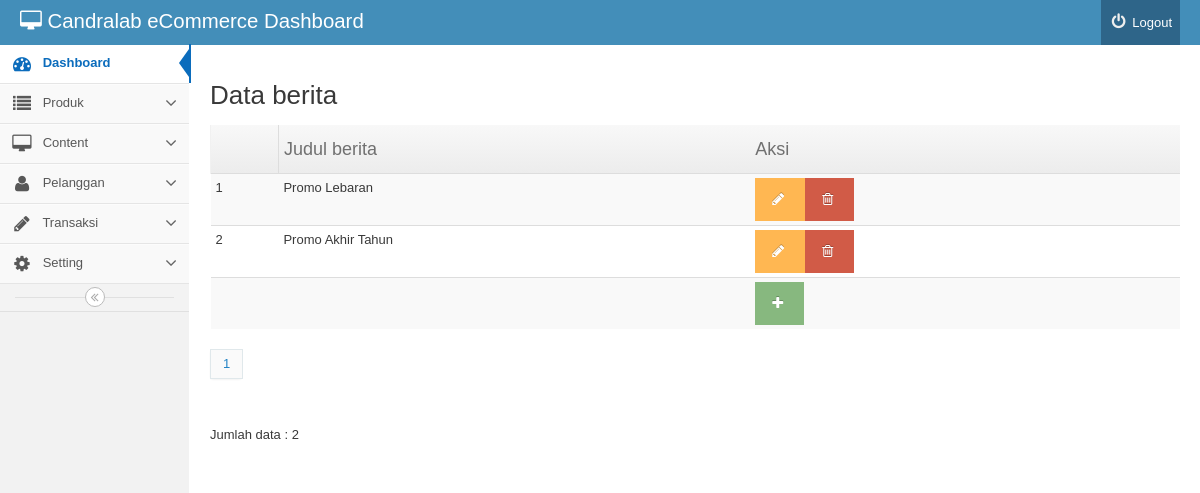
Page /backend/index.php?mod=berita&pg=berita_view (signed in) on the committed database.
### tables this page shows
CREATE TABLE IF NOT EXISTS `berita` (
  `idberita` bigint(20) NOT NULL AUTO_INCREMENT,
  `tanggal` datetime NOT NULL,
  `judul` varchar(100) DEFAULT NULL,
  `isi` text NOT NULL,
  `aktif` tinyint(1) NOT NULL,
  `gambar` varchar(30) NOT NULL,
  PRIMARY KEY (`idberita`)
);

### backend/berita/berita_view.php (the view, shortened to what this page needs)
<div class='bs-docs-example'>
	<h2 id="headings"> Data berita</h2>
	<table  class="table table-striped table-condensed">
		<thead>
		<th><td><h4>Judul berita </h4></td><td><h4>Aksi</h4></td></th>
		</thead>
		<tbody>
		<?php
$batas='10';
$halaman=$_GET['halaman'];
$posisi=null;
if(empty($halaman)){
$posisi=0;
}else{
$posisi=($halaman-1)* $batas;
}
$query="SELECT * from berita order by tanggal desc limit $posisi,$batas ";
$result=mysql_query($query) or die(mysql_error());
$no=1;
while($rows=mysql_fetch_object($result)){
		?>
		<tr>
			<td><?php echo $posisi+$no
			?></td>
			<td><?php		echo $rows -> judul;?></td>
			<td><a href="index.php?mod=berita&pg=berita_form&id=<?=	$rows -> idberita;?>"
				class='btn btn-warning'><i class="icon-pencil"></i></a><a href="index.php?mod=berita&pg=berita_view&act=del&id=<?=	$rows -> idberita;?>"
			onclick="return confirm('Yakin data akan dihapus?') ";
			class='btn btn-danger'> <i class="icon-trash"></i></a></td>
		</tr>
		<?php
	$no++;
	}?>
		<tr>
			<td colspan='2' ></td><td><a href="index.php?mod=berita&pg=berita_form"
			class='btn btn-success'	><i class="icon-plus"></i></a></td>
		</tr>
		</tbody>
	</table>
<?php
$tampil2=mysql_query("select idberita from berita");
$jmldata=mysql_num_rows($tampil2);
$jumlah_halaman=ceil($jmldata/$batas);
echo "<div class='pagination'> <ul>";
for($i=1;$i<=$jumlah_halaman;$i++)
echo "<li><a href='index.php?mod=berita&pg=berita_view&halaman=$i'>$i</a></li>";
?>
</ul>
</div>
<br>Jumlah data : <?php echo $jmldata; ?>
</div>

### rows in the picture
berita: no "1", judul "Promo Lebaran"
berita: no "2", judul "Promo Akhir Tahun"

### other values in the picture
$jmldata "2"
